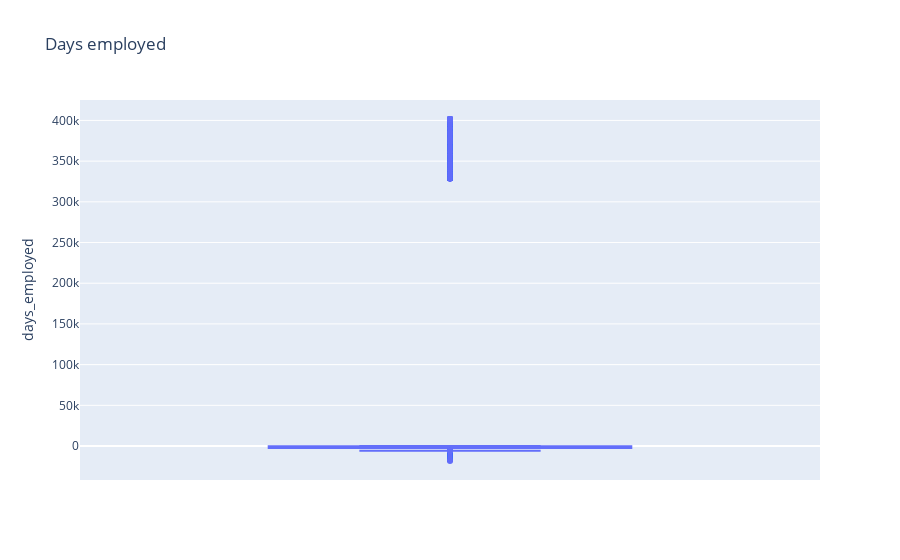

The cell this chart's notebook holds for it:
### Markdown cell above
#### 3.5.1.2 Трудовой стаж

### Code cell
days_employed = px.box(df, y='days_employed', title='Days employed')
days_employed.show()

### Figure 1 — Plotly figure (JSON) as saved in the notebook; plotly's stock layout.template omitted (floating-point values rounded to 4 significant figures; data arrays with more than 128 entries replaced by an {"elided": "..."} marker saying what was removed)
{"data": [{"alignmentgroup": "True", "hovertemplate": "days_employed=%{y}<extra></extra>", "legendgroup": "", "marker": {"color": "#636efa"}, "name": "", "notched": false, "offsetgroup": "", "orientation": "v", "showlegend": false, "type": "box", "x0": " ", "xaxis": "x", "y": {"elided": "21471 float values"}, "y0": " ", "yaxis": "y"}], "layout": {"boxmode": "group", "legend": {"tracegroupgap": 0}, "title": {"text": "Days employed"}, "xaxis": {"anchor": "y", "domain": [0, 1]}, "yaxis": {"anchor": "x", "domain": [0, 1], "title": {"text": "days_employed"}}}}
